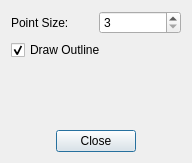
<?xml version="1.0" encoding="UTF-8"?>
<ui version="4.0">
 <class>ScatterplotViewerDisplayOptionsDialog</class>
 <widget class="QDialog" name="ScatterplotViewerDisplayOptionsDialog">
  <property name="geometry">
   <rect>
    <x>0</x>
    <y>0</y>
    <width>192</width>
    <height>163</height>
   </rect>
  </property>
  <property name="windowTitle">
   <string>Dialog</string>
  </property>
  <property name="windowIcon">
   <iconset resource="../ProjectViewer/icons.qrc">
    <normaloff>:/icons/images/logo_fs_64x64.png</normaloff>:/icons/images/logo_fs_64x64.png</iconset>
  </property>
  <layout class="QVBoxLayout" name="verticalLayout">
   <item>
    <layout class="QGridLayout" name="gridLayout">
     <item row="0" column="0">
      <widget class="QLabel" name="label">
       <property name="text">
        <string>Point Size:</string>
       </property>
      </widget>
     </item>
     <item row="0" column="1">
      <widget class="QSpinBox" name="sbSize">
       <property name="minimum">
        <number>3</number>
       </property>
       <property name="singleStep">
        <number>2</number>
       </property>
      </widget>
     </item>
     <item row="1" column="0" colspan="2">
      <widget class="QCheckBox" name="cbOutline">
       <property name="text">
        <string>Draw Outline</string>
       </property>
       <property name="checked">
        <bool>true</bool>
       </property>
      </widget>
     </item>
    </layout>
   </item>
   <item>
    <spacer name="verticalSpacer">
     <property name="orientation">
      <enum>Qt::Vertical</enum>
     </property>
     <property name="sizeHint" stdset="0">
      <size>
       <width>20</width>
       <height>40</height>
      </size>
     </property>
    </spacer>
   </item>
   <item>
    <layout class="QHBoxLayout" name="horizontalLayout">
     <item>
      <spacer name="horizontalSpacer">
       <property name="orientation">
        <enum>Qt::Horizontal</enum>
       </property>
       <property name="sizeHint" stdset="0">
        <size>
         <width>40</width>
         <height>20</height>
        </size>
       </property>
      </spacer>
     </item>
     <item>
      <widget class="QPushButton" name="pbClose">
       <property name="text">
        <string>Close</string>
       </property>
      </widget>
     </item>
     <item>
      <spacer name="horizontalSpacer_2">
       <property name="orientation">
        <enum>Qt::Horizontal</enum>
       </property>
       <property name="sizeHint" stdset="0">
        <size>
         <width>40</width>
         <height>20</height>
        </size>
       </property>
      </spacer>
     </item>
    </layout>
   </item>
  </layout>
 </widget>
 <resources>
  <include location="../ProjectViewer/icons.qrc"/>
 </resources>
 <connections>
  <connection>
   <sender>pbClose</sender>
   <signal>clicked()</signal>
   <receiver>ScatterplotViewerDisplayOptionsDialog</receiver>
   <slot>hide()</slot>
   <hints>
    <hint type="sourcelabel">
     <x>135</x>
     <y>152</y>
    </hint>
    <hint type="destinationlabel">
     <x>95</x>
     <y>60</y>
    </hint>
   </hints>
  </connection>
 </connections>
</ui>
